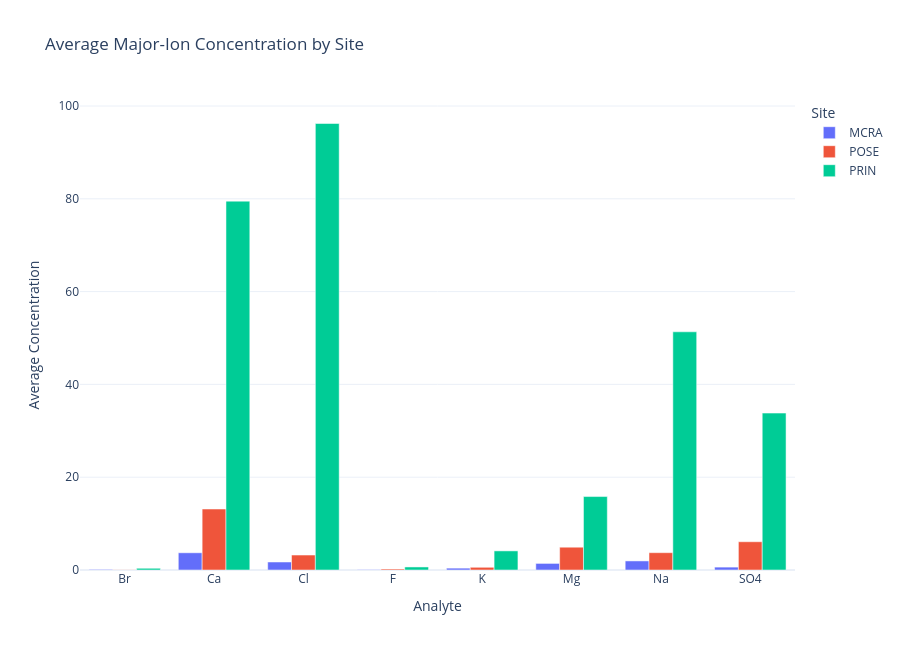

Source (notebook cell):
### Code cell
average_pd = average_major_ion.toPandas()

if not average_pd.empty:
    fig = px.bar(
        average_pd,
        x="analyte",
        y="averageConcentration",
        color="siteID",
        barmode="group",
        title="Average Major-Ion Concentration by Site",
        labels={
            "analyte": "Analyte",
            "averageConcentration": "Average Concentration",
            "siteID": "Site"
        }
    )

    fig.update_layout(
        height=650,
        template="plotly_white"
    )

    fig.show()

### Figure 1 — Plotly figure (JSON) as saved in the notebook; plotly's stock layout.template omitted (floating-point values rounded to 4 significant figures)
{"data": [{"alignmentgroup": "True", "hovertemplate": "Site=MCRA<br>Analyte=%{x}<br>Average Concentration=%{y}<extra></extra>", "legendgroup": "MCRA", "marker": {"color": "#636efa", "pattern": {"shape": ""}}, "name": "MCRA", "offsetgroup": "MCRA", "orientation": "v", "showlegend": true, "textposition": "auto", "type": "bar", "x": ["Br", "Ca", "Cl", "F", "K", "Mg", "Na", "SO4"], "xaxis": "x", "y": [0.1287, 3.712, 1.725, 0.0897, 0.4004, 1.421, 1.957, 0.623], "yaxis": "y"}, {"alignmentgroup": "True", "hovertemplate": "Site=POSE<br>Analyte=%{x}<br>Average Concentration=%{y}<extra></extra>", "legendgroup": "POSE", "marker": {"color": "#EF553B", "pattern": {"shape": ""}}, "name": "POSE", "offsetgroup": "POSE", "orientation": "v", "showlegend": true, "textposition": "auto", "type": "bar", "x": ["Br", "Ca", "Cl", "F", "K", "Mg", "Na", "SO4"], "xaxis": "x", "y": [0.0323, 13.14, 3.225, 0.2122, 0.5836, 4.911, 3.732, 6.091], "yaxis": "y"}, {"alignmentgroup": "True", "hovertemplate": "Site=PRIN<br>Analyte=%{x}<br>Average Concentration=%{y}<extra></extra>", "legendgroup": "PRIN", "marker": {"color": "#00cc96", "pattern": {"shape": ""}}, "name": "PRIN", "offsetgroup": "PRIN", "orientation": "v", "showlegend": true, "textposition": "auto", "type": "bar", "x": ["Br", "Ca", "Cl", "F", "K", "Mg", "Na", "SO4"], "xaxis": "x", "y": [0.3731, 79.5, 96.23, 0.6562, 4.121, 15.83, 51.33, 33.82], "yaxis": "y"}], "layout": {"barmode": "group", "height": 650, "legend": {"title": {"text": "Site"}, "tracegroupgap": 0}, "title": {"text": "Average Major-Ion Concentration by Site"}, "xaxis": {"anchor": "y", "domain": [0, 1], "title": {"text": "Analyte"}}, "yaxis": {"anchor": "x", "domain": [0, 1], "title": {"text": "Average Concentration"}}}}
